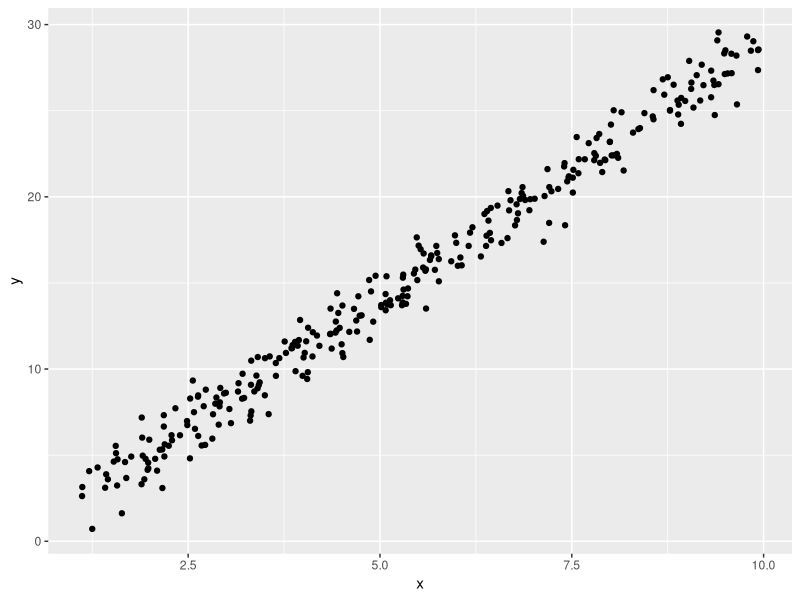
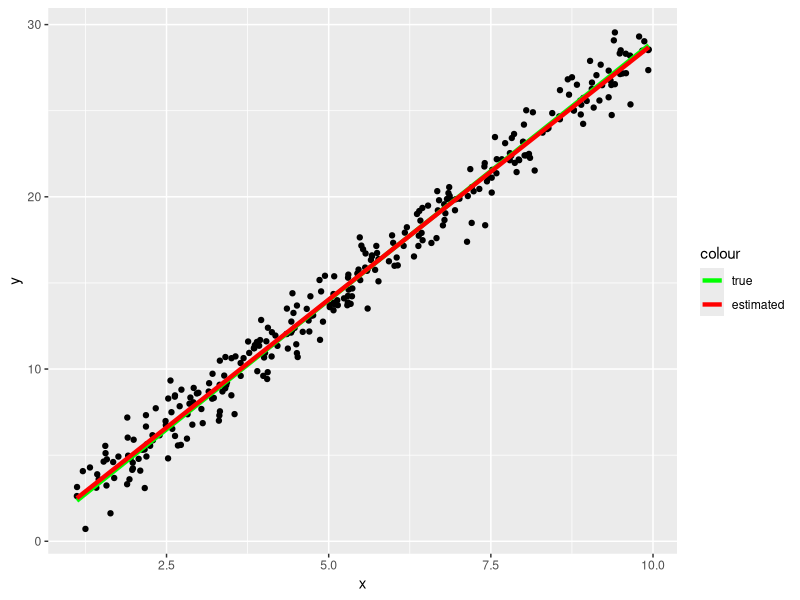

Source code (R) for these figures, in order:
## ---- chunk 1
knitr::opts_chunk$set(echo = TRUE)
## ---- chunk 2
library(ggplot2)
library(dplyr)

n = 300
set.seed(1)
x = runif(n,min = 1,max = 10)
y = -1 + 3 * x + rnorm(n, 0, 1)

ggplot() + geom_point(aes(x, y))
## ---- chunk 3
X = cbind(1, x)
(beta = solve(t(X) %*% X) %*% t(X) %*% y)

ggplot() + geom_point(aes(x, y)) + 
  geom_line(aes(x, -1 + 3 * x, color = 'true'), lwd = 1.5) + 
  geom_line(aes(x, X %*% beta, color = 'estimated'),
            lwd = 1.5) + 
  scale_color_manual(breaks = c('true','estimated'),
                      values = c('green', 'red'))


# R built-in function 
lm(y~x)$coefficients

